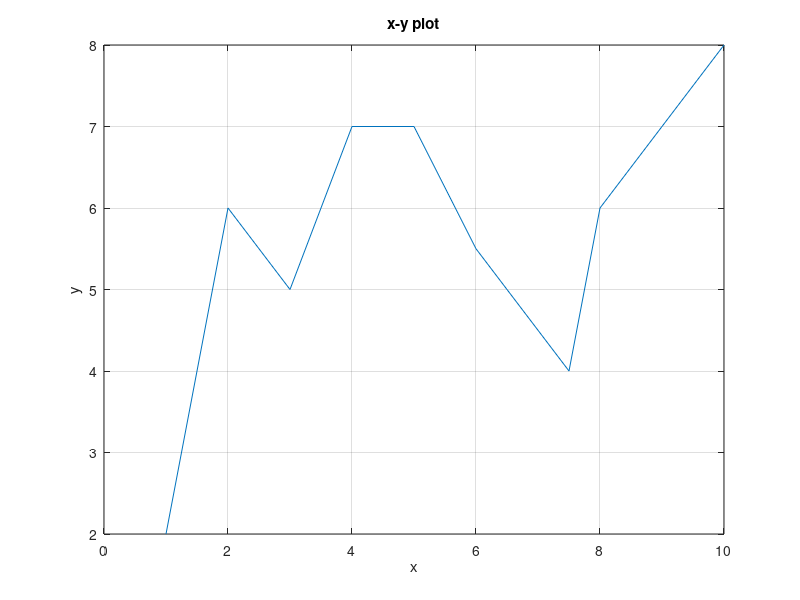

This figure's MATLAB source:
clc; clear;

x = [1 2 3 4 5 6 7.5 8 10];
y = [2 6 5 7 7 5.5 4 6 8];
plot(x, y)
title('x-y plot'); xlabel('x'); ylabel('y');
grid on;